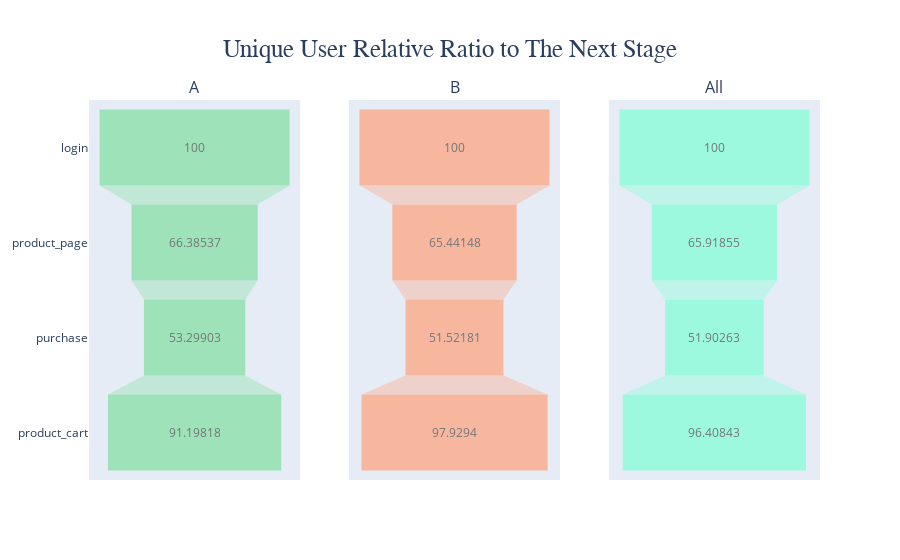

Notebook source saved alongside this figure:
### Markdown cell above
For the cumulative as well as groups, how does the unique relative ratio to the next stage look?

### Code cell
# total unique users per event (value count for each user)
fig = make_subplots(rows=1, cols=3,subplot_titles=("A", "B", "All"))
color = ['#80DE9F',"lightsalmon",'aquamarine']
for df, i, title,c in zip([A, B, users], range(1, 4), ['A', 'B', 'All'],color):
    relativeRatio = (df
                   .groupby('event_name')
                   .agg({"user_id": 'nunique'})
                   .sort_values('user_id', ascending=False)
                   .reset_index())
    relativeRatio.columns = ['event_name', 'uniqueUserCount']

    # share of users at current stage relative to previous stage
    relativeRatio['user_conversion'] = (relativeRatio['uniqueUserCount']
                                      .div(relativeRatio['uniqueUserCount']
                                           .shift(1))
                                      .fillna(1) * 100)

    fig.add_trace(go.Funnel(
        x=relativeRatio['user_conversion'],
        y=relativeRatio['event_name'],marker = {"color": c},
        opacity=.7), row=1, col=i,
    )
    if i != 1:
        fig.update_yaxes(showticklabels=False, col=i)

fig.update_layout(title={'text':'Unique User Relative Ratio to The Next Stage',
                         'font':dict(family="Courier New, monospace",size=25), "x":.5,"y":.93},
                 showlegend=False)

fig.show()

### Figure 1 — Plotly figure (JSON) as saved in the notebook; plotly's stock layout.template omitted (floating-point values rounded to 4 significant figures)
{"data": [{"marker": {"color": "#80DE9F"}, "opacity": 0.7, "type": "funnel", "x": [100, 66.39, 53.3, 91.2], "xaxis": "x", "y": ["login", "product_page", "purchase", "product_cart"], "yaxis": "y"}, {"marker": {"color": "lightsalmon"}, "opacity": 0.7, "type": "funnel", "x": [100, 65.44, 51.52, 97.93], "xaxis": "x2", "y": ["login", "product_page", "product_cart", "purchase"], "yaxis": "y2"}, {"marker": {"color": "aquamarine"}, "opacity": 0.7, "type": "funnel", "x": [100, 65.92, 51.9, 96.41], "xaxis": "x3", "y": ["login", "product_page", "purchase", "product_cart"], "yaxis": "y3"}], "layout": {"annotations": [{"font": {"size": 16}, "showarrow": false, "text": "A", "x": 0.1444, "xanchor": "center", "xref": "paper", "y": 1, "yanchor": "bottom", "yref": "paper"}, {"font": {"size": 16}, "showarrow": false, "text": "B", "x": 0.5, "xanchor": "center", "xref": "paper", "y": 1, "yanchor": "bottom", "yref": "paper"}, {"font": {"size": 16}, "showarrow": false, "text": "All", "x": 0.8556, "xanchor": "center", "xref": "paper", "y": 1, "yanchor": "bottom", "yref": "paper"}], "showlegend": false, "title": {"font": {"family": "Courier New, monospace", "size": 25}, "text": "Unique User Relative Ratio to The Next Stage", "x": 0.5, "y": 0.93}, "xaxis": {"anchor": "y", "domain": [0, 0.2889]}, "xaxis2": {"anchor": "y2", "domain": [0.3556, 0.6444]}, "xaxis3": {"anchor": "y3", "domain": [0.7111, 1]}, "yaxis": {"anchor": "x", "domain": [0, 1]}, "yaxis2": {"anchor": "x2", "domain": [0, 1], "showticklabels": false}, "yaxis3": {"anchor": "x3", "domain": [0, 1], "showticklabels": false}}}
